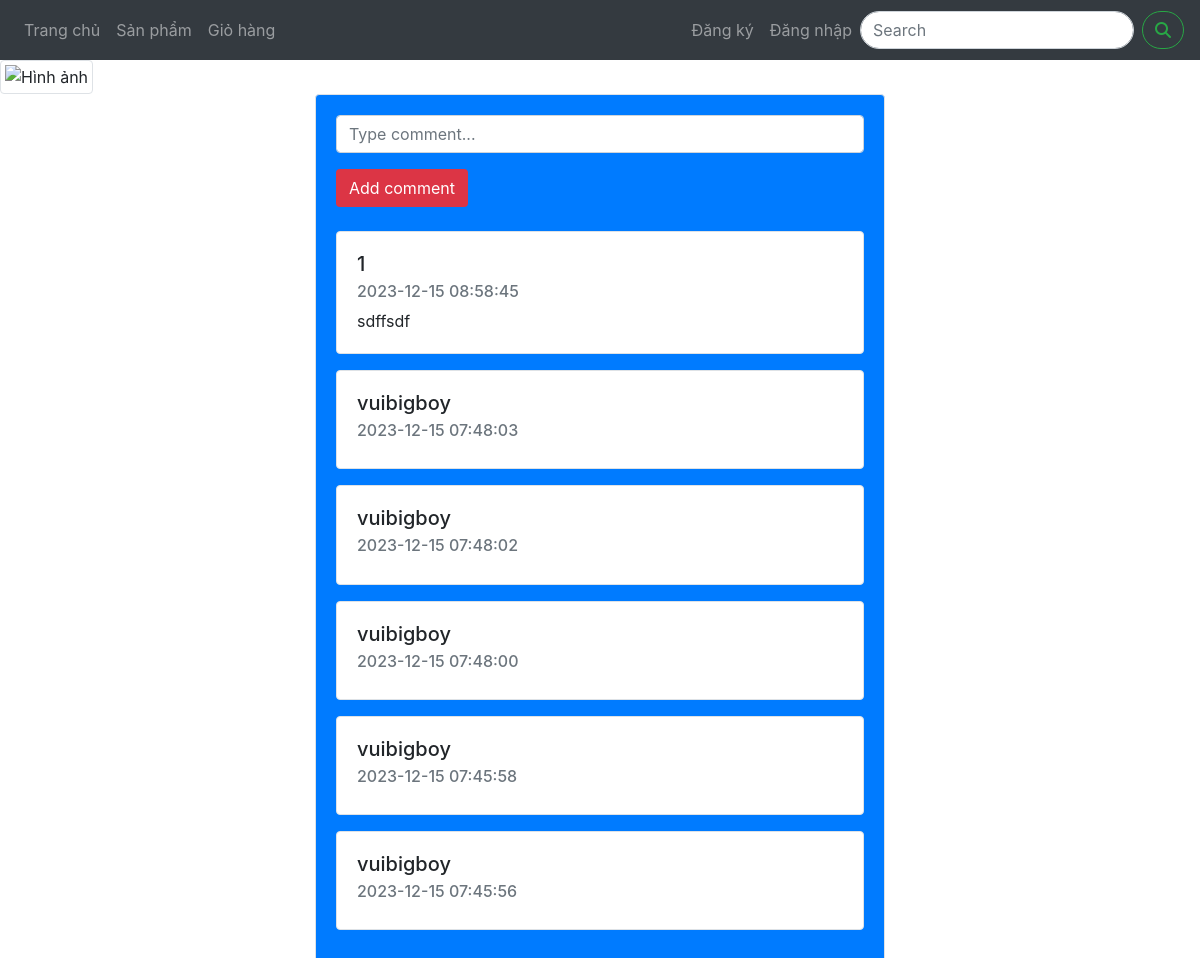
Screenshot of /product.php?id=1 with the database file from the repository.
### tables this page shows
CREATE TABLE `feedbacks` (
  `feedback_id` int(11) NOT NULL,
  `message` text NOT NULL,
  `user_id` int(11) DEFAULT NULL,
  `product_id` int(11) DEFAULT NULL,
  `create_at` timestamp NOT NULL DEFAULT CURRENT_TIMESTAMP,
  `update_at` timestamp NOT NULL DEFAULT CURRENT_TIMESTAMP ON UPDATE CURRENT_TIMESTAMP
);

CREATE TABLE `users` (
  `user_id` int(11) NOT NULL,
  `username` char(25) NOT NULL,
  `fullname` varchar(50) NOT NULL,
  `email` varchar(50) NOT NULL,
  `password` char(60) NOT NULL,
  `role_id` int(11) DEFAULT '2',
  `create_at` timestamp NOT NULL DEFAULT CURRENT_TIMESTAMP,
  `update_at` timestamp NOT NULL DEFAULT CURRENT_TIMESTAMP ON UPDATE CURRENT_TIMESTAMP
);

### product.php (the view, shortened to what this page needs)
<!DOCTYPE html>
<html lang="en">
<head>
    <link rel="stylesheet" href="https://stackpath.bootstrapcdn.com/bootstrap/4.5.2/css/bootstrap.min.css">
    <link rel="stylesheet" href="asset/css/main.css">
    <link rel="stylesheet" href="https://cdnjs.cloudflare.com/ajax/libs/font-awesome/6.5.1/css/all.min.css">
</head>
<body>
    <?php
    include 'header.php';
    if (isset($_GET['id'])) {
        $id = $_GET['id'];
    } else {
        header('Location: index.php');
    }
    ?>
    <div class="row m-0">
        <img src="" alt="Hình ảnh" class="img-thumbnail">
    </div>
    <div class="d-flex justify-content-center">
        <div class="col-md-8 col-lg-6">
            <div class="card shadow-0 border bg-primary">
                <div class="card-body p4">
                    <form action="feedback.php" method="get" onsubmit="checkLogin(event)">
                        <div class="form-outline mb-4">
                            <input type="text" name="message" class="form-control" placeholder="Type comment..." />
                            <button id="submit" class="btn bg-danger text-white mt-3">Add comment</button>
                        </div>
                    </form>
                    <?php
                    $sql = "SELECT `message`, `username`, `feedbacks`.`create_at` " .
                        "FROM feedbacks " .
                        "INNER JOIN users ON feedbacks.user_id = users.user_id " .
                        "WHERE feedbacks.product_id = '$id'" .
                        "ORDER BY feedbacks.create_at DESC";
                    $result = mysqli_query($conn, $sql);
                    if (mysqli_num_rows($result) > 0) {
                        while ($row = mysqli_fetch_assoc($result)) { ?>
                            <div class='card mb-3 shadow-0 border'>
                                <div class='card-body'>
                                    <h5 class='card-title'> <?php echo $row['username'] ?> </h5>
                                    <h6 class='card-subtitle mb-2 text-muted'> <?php echo $row['create_at'] ?> </h6>
                                    <p class='card-text'> <?php echo $row['message'] ?> </p>
                                </div>
                            </div>
                    <?php
                        }
                    } else {
                        echo "0 results";
                    }
                    ?>
                </div>
            </div>
        </div>
    </div>
</body>
</html>

### header.php (shortened to what this page needs)
<!DOCTYPE html>
<html lang="en">
<body>
    <nav class="py-0 navbar navbar-dark navbar-expand-sm d-flex justify-content-between bg-dark" style="height: 60px;">
        <ul class="navbar-nav h-100">
            <li class="nav-item d-flex align-items-center">
                <a href="index.php" class="nav-link">Trang chủ</a>
            </li>
            <li class="nav-item d-flex align-items-center">
                <a href="" class="nav-link">Sản phẩm</a>
            </li>
            <li class="nav-item d-flex align-items-center">
                <a href="" class="nav-link">Giỏ hàng</a>
            </li>
        </ul>
        <ul class="navbar-nav h-100">
            <?php
            if (!isset($_SESSION['username'])) {
            ?>
                <li class="nav-item d-flex align-items-center">
                    <a href="signup.php" class="nav-link">Đăng ký</a>
                </li>
                <li class="nav-item d-flex align-items-center">
                    <a href="login.php" class="nav-link">Đăng nhập</a>
                </li>
            <?php
            }
            ?>
            <form class="form-inline" action="product.php" method="get">
                <input class="form-control mr-sm-2 rounded-pill" type="search" placeholder="Search" name="name">
                <button class="btn btn-outline-success my-2 my-sm-0 rounded-pill" type="submit">
                    <i class="fas fa-search"></i>
                </button>
            </form>
        </ul>
    </nav>
</body>
</html>

### rows the page displays
feedbacks: user.username "1", create_at "2023-12-15 08:58:45", message "sdffsdf"
feedbacks: user.username "vuibigboy", create_at "2023-12-15 07:48:03"
feedbacks: user.username "vuibigboy", create_at "2023-12-15 07:48:02"
feedbacks: user.username "vuibigboy", create_at "2023-12-15 07:48:00"
feedbacks: user.username "vuibigboy", create_at "2023-12-15 07:45:58"
feedbacks: user.username "vuibigboy", create_at "2023-12-15 07:45:56"
